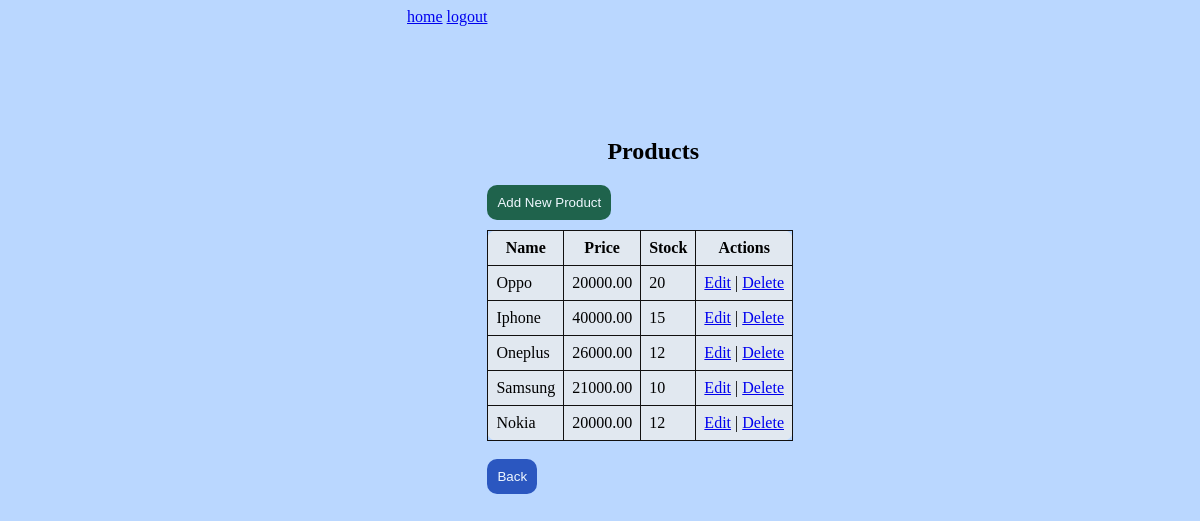
Screenshot of /products/ (signed in) with the database file from the repository.
### adminapp/models.py (models this page shows, shortened)
class Product(models.Model):
    name = models.CharField(max_length=100)
    description = models.TextField()
    price = models.DecimalField(max_digits=10, decimal_places=2)
    stock = models.IntegerField(default=0)
    image = models.ImageField(upload_to='product_images/', null=True, blank=True)

### userapp/views/product_views.py (the view)
# urls.py: path('products/', product_views.product_list, name='product_list'),
@staff_member_required
def product_list(request):
    products = Product.objects.all()
    return render(request, 'product_list.html', {'products': products})

### userapp/Templates/product_list.html (shortened to what this page needs)
{% load static %}
<!DOCTYPE html>
<html>
<head>
    <link rel="stylesheet" href="{% static 'manproduct.css' %}">
</head>
<body>
    <nav>
    <a href="{% url 'home' %}">home</a>
    <a href="{% url 'logout' %}">logout</a>
</nav>
<div>
<h2>Products</h2>
<div >
<button class="add"><a href="{% url 'create_product' %}">Add New Product</a></button>
<table border="1" cellpadding="10">
    <tr>
        <th>Name</th>
        <th>Price</th>
        <th>Stock</th>
        <th>Actions</th>
    </tr>
    {% for product in products %}
    <tr>
        <td>{{ product.name }}</td>
        <td>{{ product.price }}</td>
        <td>{{ product.stock }}</td>
        <td>
            <a href="{% url 'update_product' product.id %}">Edit</a> |
            <a href="{% url 'delete_product' product.id %}">Delete</a>
        </td>
    </tr>
    {% endfor %}</div>
</table><br>
<button><a href="{% url 'admin_dashboard' %}">Back </a></button></div>
</body>
</html>

### userapp/static/manproduct.css (style rules this page uses)
body { display: flex; justify-content: center; background-color: rgb(186, 215, 255); }
h2 { margin-left: 120px; padding-top: 110px; }
table { border-radius: 10px; background-color:rgb(225, 232, 240); border: 1px solid #0f0d0d; border-collapse: collapse; }
table th, table td { border: 1px solid #111010; padding: 8px; }
button { padding: 10px; border-radius: 10px; background-color: rgb(43, 87, 192); border: none; }
button a { padding-top: 20px; color: aliceblue; text-decoration: none; }
.add { background-color: rgb(31, 99, 76); margin-bottom: 10px; }

### rows the page displays
Product: name "Oppo", price "20000.00", stock "20"
Product: name "Iphone", price "40000.00", stock "15"
Product: name "Oneplus", price "26000.00", stock "12"
Product: name "Samsung", price "21000.00", stock "10"
Product: name "Nokia", price "20000.00", stock "12"
